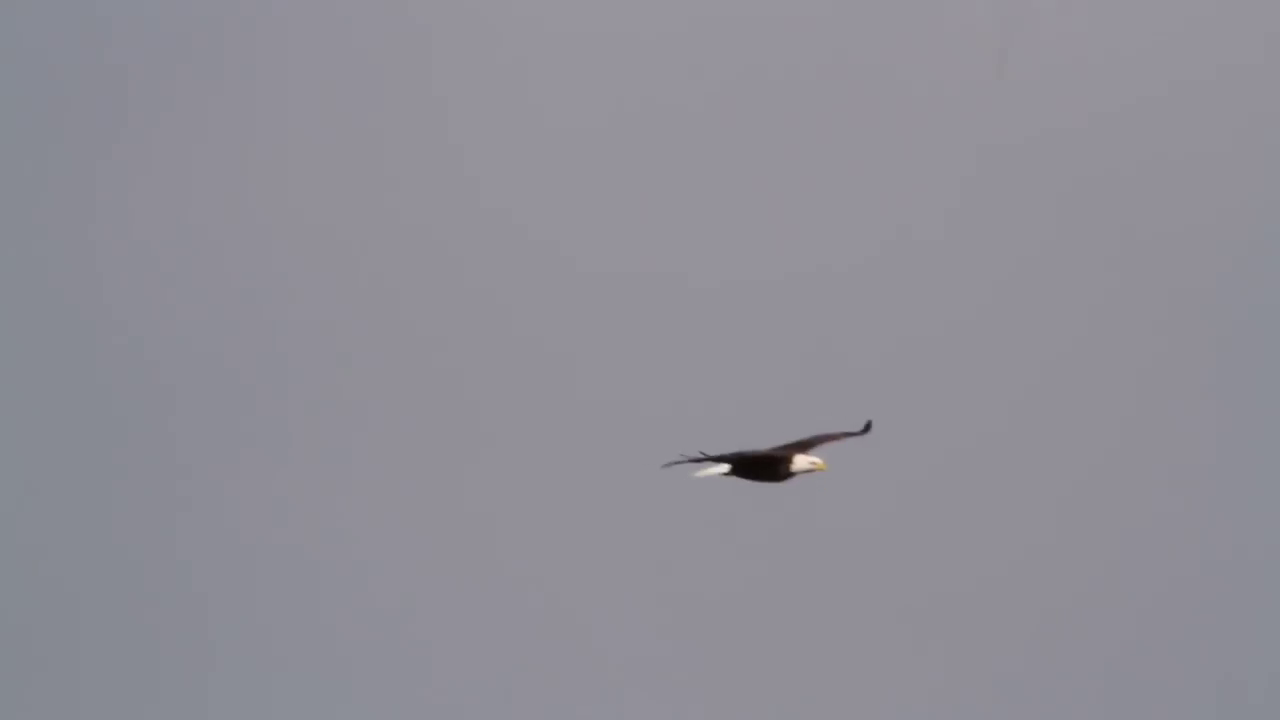
//> input picture frame 3 of week5/sas.avi, 1280 x 720 px
$ ./savkizaras   (built with g++ and OpenCV 4)
//> lines starting //> are read from the running program, lines starting //| are printed output that depends on the picture; after the words box and inside, x2 and y2 are one past the last pixel; in counts of white or black regions, pixels touching at a corner belong together
#include <iostream>
#include <opencv2/highgui.hpp>
#include <opencv2/imgproc.hpp>


int main() {

    cv::VideoCapture cap;
    cap.open("/Users/klevcsoo/Developer/deik-kepfeldolgozas/week5/sas.avi");

    if (!cap.isOpened()) {
        std::cout << "error" << std::endl;
        return -1;
    }

    cv::Mat img, gray, mask;
    int idx = 0;
    while (true) {
        cap >> img;
//> img is the input picture: 720 rows x 1280 cols, CV_8UC3; mean B, G, R 151.4, 142.8, 144
        if (img.empty())
            break;

        cv::cvtColor(img, gray, cv::COLOR_BGR2GRAY);
        cv::inRange(gray, 100, 155, mask);
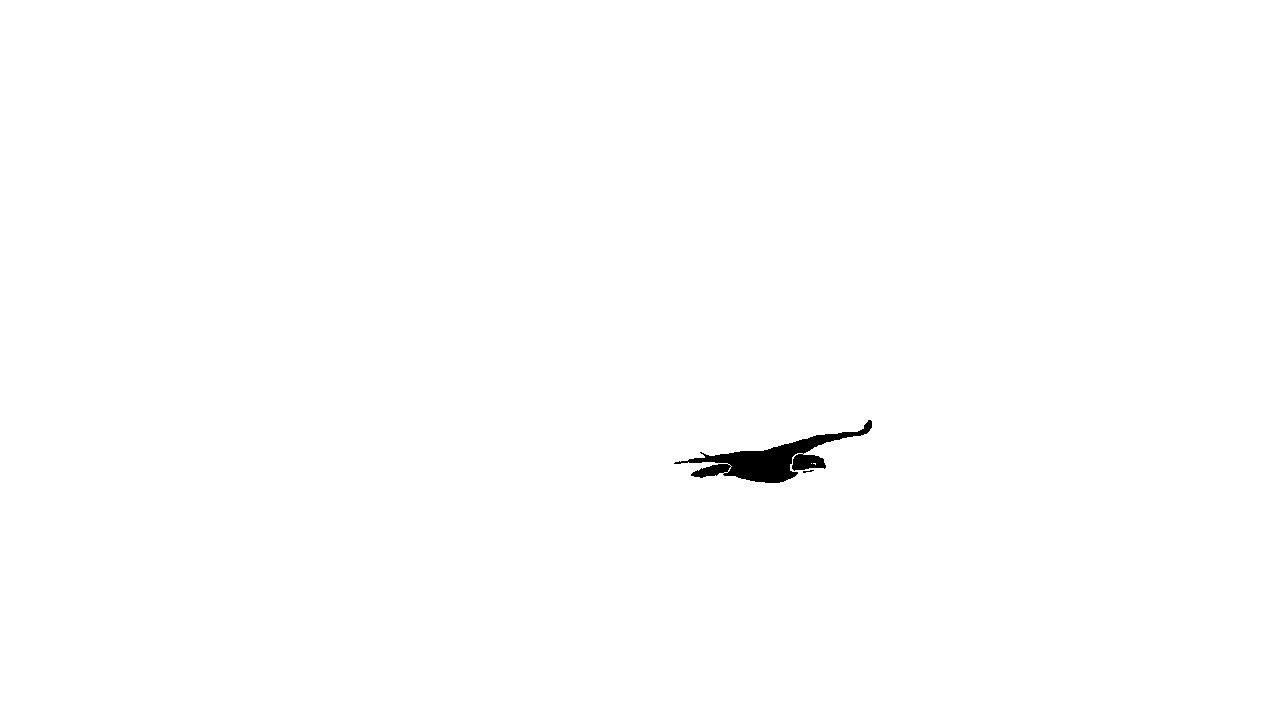
//> mask: 720 rows x 1280 cols, CV_8UC1; 99.6% white; 2 black regions (1 under 20 px), largest, box (x1, y1, x2, y2) and area: (674, 420, 872, 483) 3729

        cv::medianBlur(mask, mask, 5);
//> mask: 720 rows x 1280 cols, CV_8UC1; 99.6% white; 1 black region, box (x1, y1, x2, y2) and area: (688, 421, 872, 483) 3779

        mask = 255 - mask;
        cv::dilate(
                mask, mask,
                cv::getStructuringElement(cv::MORPH_ELLIPSE, cv::Size(13, 13))
        );
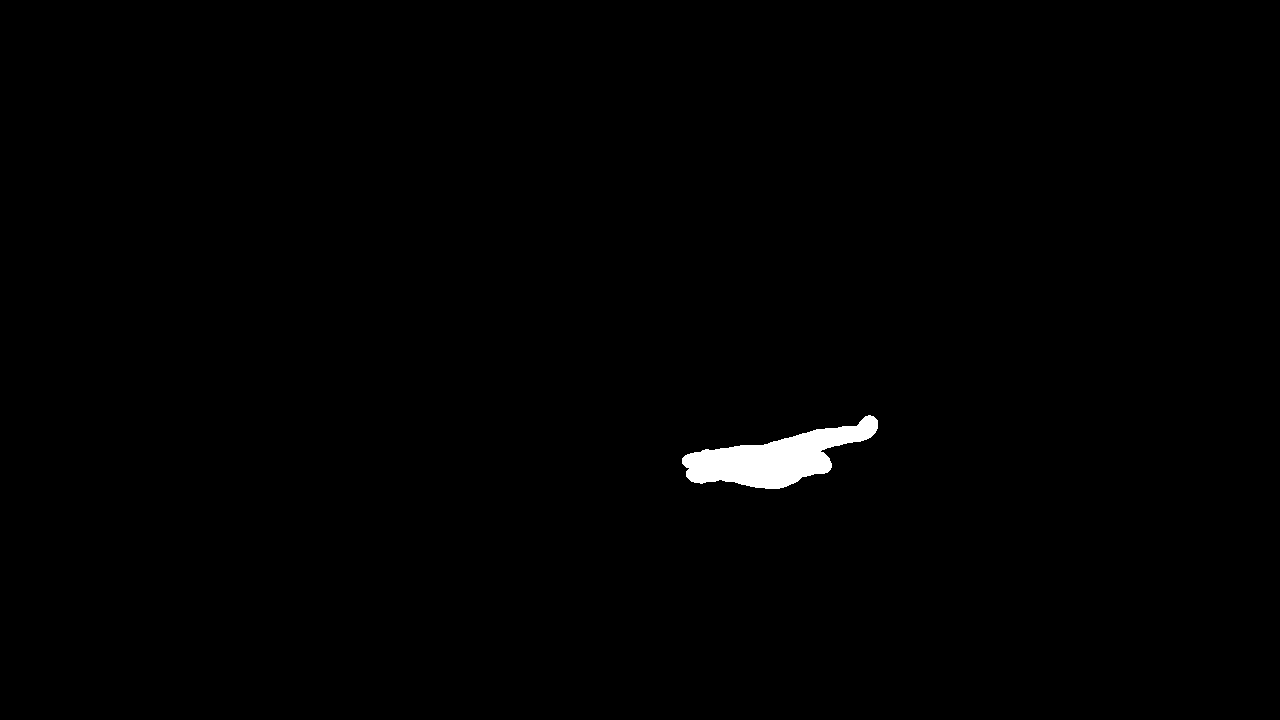
//> mask: 720 rows x 1280 cols, CV_8UC1; 0.73% white; 1 white region

        std::vector<std::vector<cv::Point>> cont;
        cv::findContours(mask, cont, cv::RETR_EXTERNAL, cv::CHAIN_APPROX_NONE);
//> cont = 1 contour; box (x1, y1, x2, y2) and area: (682, 415, 878, 489) 6458
        cv::Mat small = img(cv::boundingRect(cont[0]));
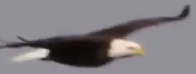
//> small: 74 rows x 196 cols, CV_8UC3; mean B, G, R 128.4, 123.1, 127.7

        cv::imwrite(
                "/Users/klevcsoo/Developer/deik-kepfeldolgozas/week7/sas_output/"
                + std::to_string(idx) + ".png", small
        );
        idx++;

        cv::imshow("output_small", small);

        cv::waitKey(33);
    }
    cv::waitKey(0);

    return 0;
}

$ run again, starting later in the video
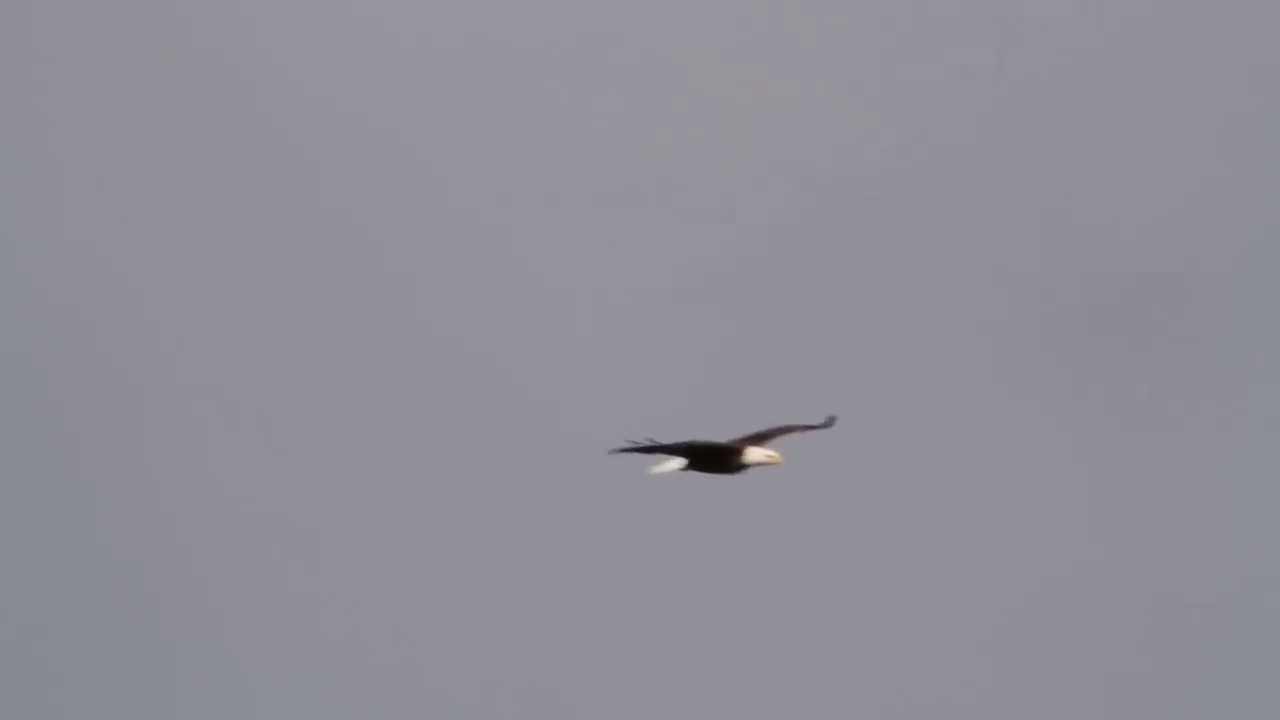
//> input picture frame 13 of week5/sas.avi, 1280 x 720 px
//> img is the input picture: 720 rows x 1280 cols, CV_8UC3; mean B, G, R 150.7, 142.1, 143.5
//> `cv::dilate( mask, mask, cv::getStructuringElement(cv::MORPH_ELLIPSE, c..`:
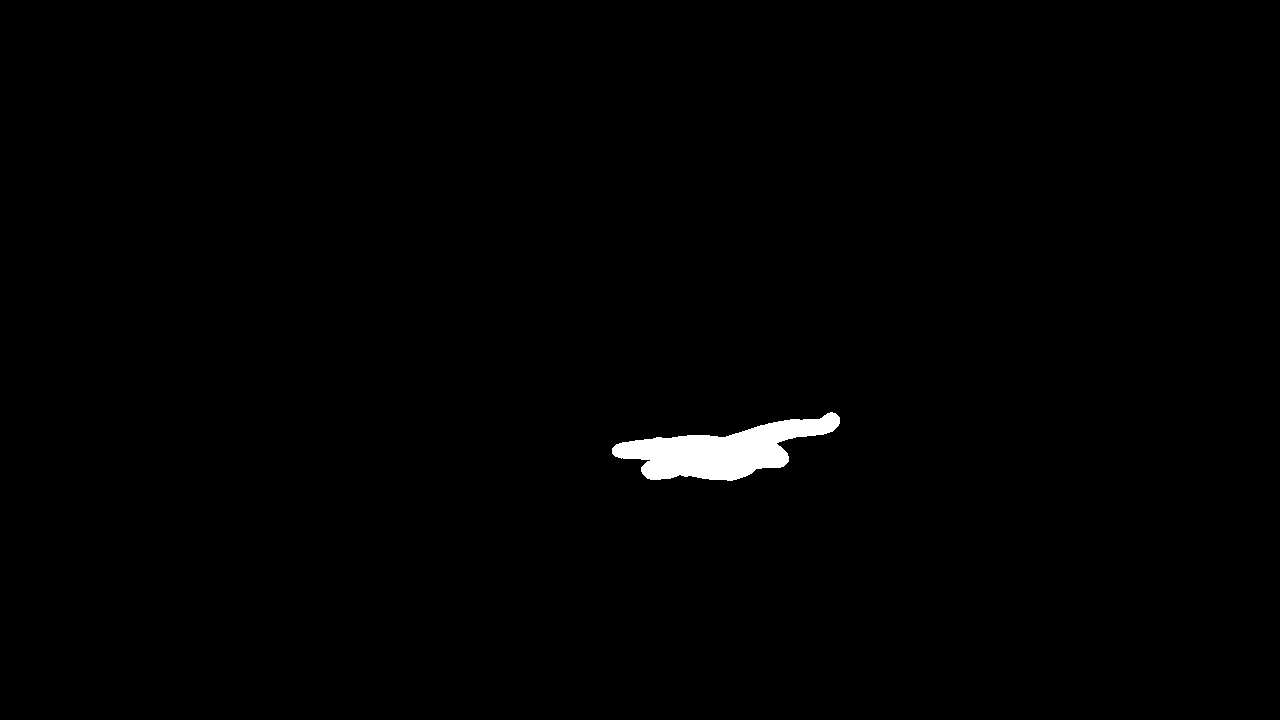
//> mask: 720 rows x 1280 cols, CV_8UC1; 0.83% white; 1 white region
//> cont = 1 contour; box (x1, y1, x2, y2) and area: (612, 412, 840, 481) 7348
//> `cv::Mat small = img(cv::boundingRect(cont[0]));`:
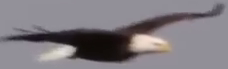
//> small: 69 rows x 228 cols, CV_8UC3; mean B, G, R 127.9, 122.3, 127.3

$ run again, starting later in the video
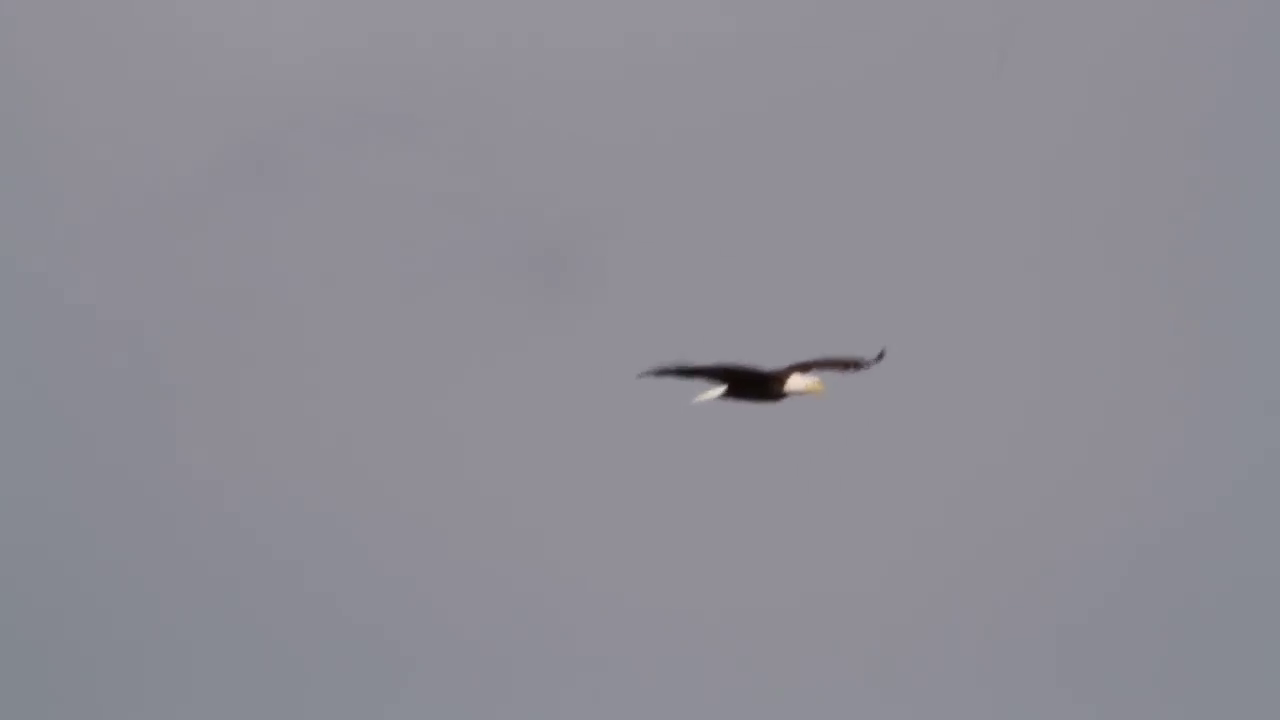
//> input picture frame 24 of week5/sas.avi, 1280 x 720 px
//> img is the input picture: 720 rows x 1280 cols, CV_8UC3; mean B, G, R 149.6, 141, 142.2
//> `cv::inRange(gray, 100, 155, mask);`:
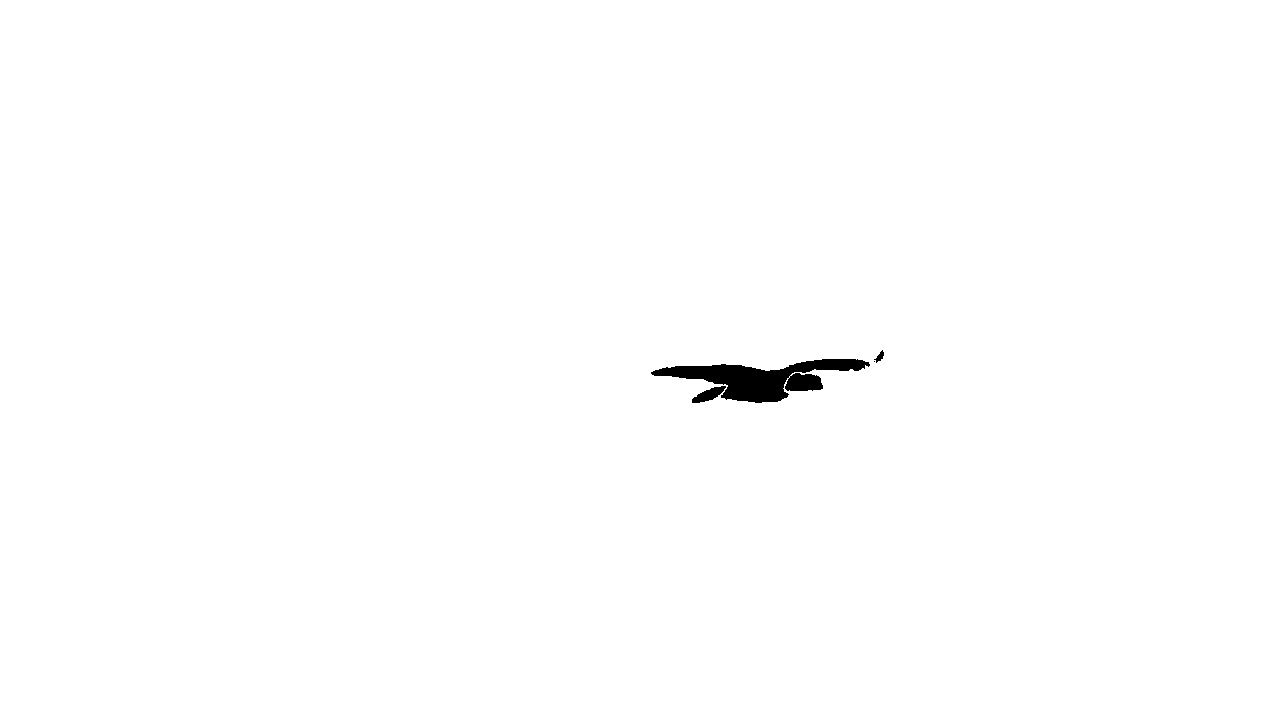
//> mask: 720 rows x 1280 cols, CV_8UC1; 99.5% white; 4 black regions (1 under 20 px), largest, box (x1, y1, x2, y2) and area: (651, 359, 870, 403) 4325, (692, 386, 726, 403) 289, (874, 350, 884, 363) 56
//> cont = 1 contour; box (x1, y1, x2, y2) and area: (646, 346, 890, 409) 7970
//> after the loop `while (true)`:
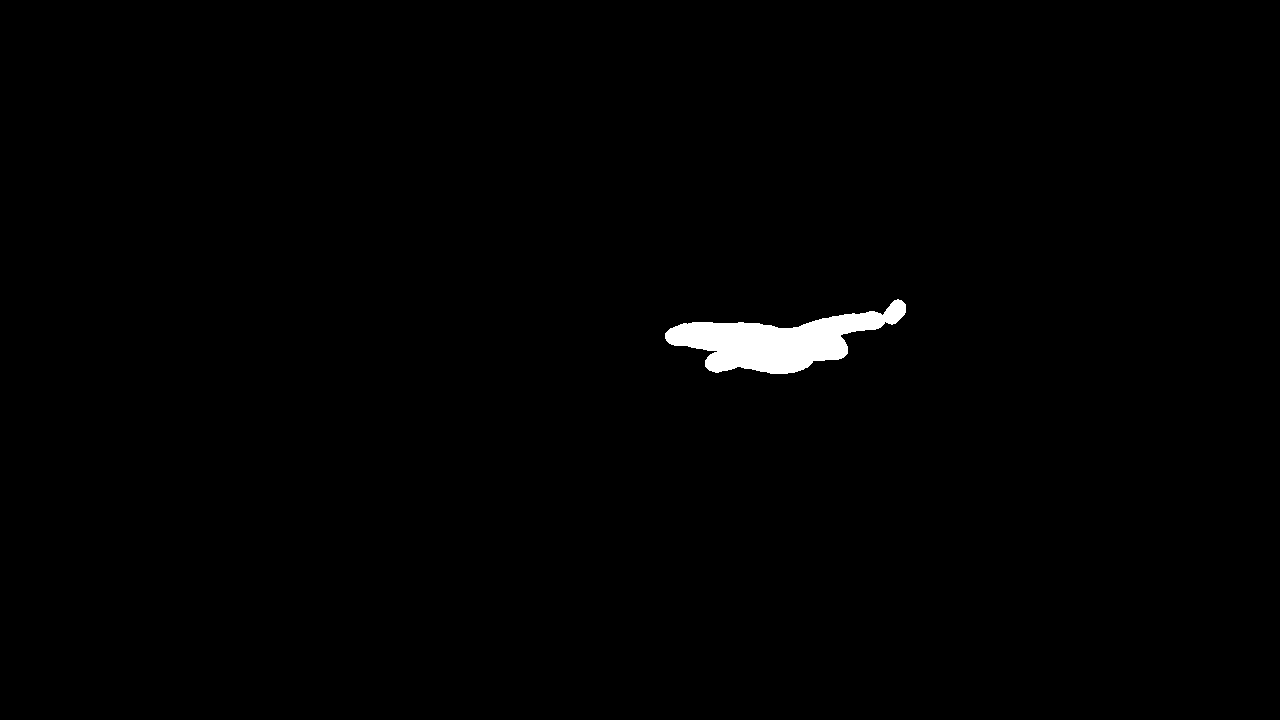
//> mask: 720 rows x 1280 cols, CV_8UC1; 0.9% white; 1 white region, box (x1, y1, x2, y2) and area: (665, 299, 906, 374) 8321
